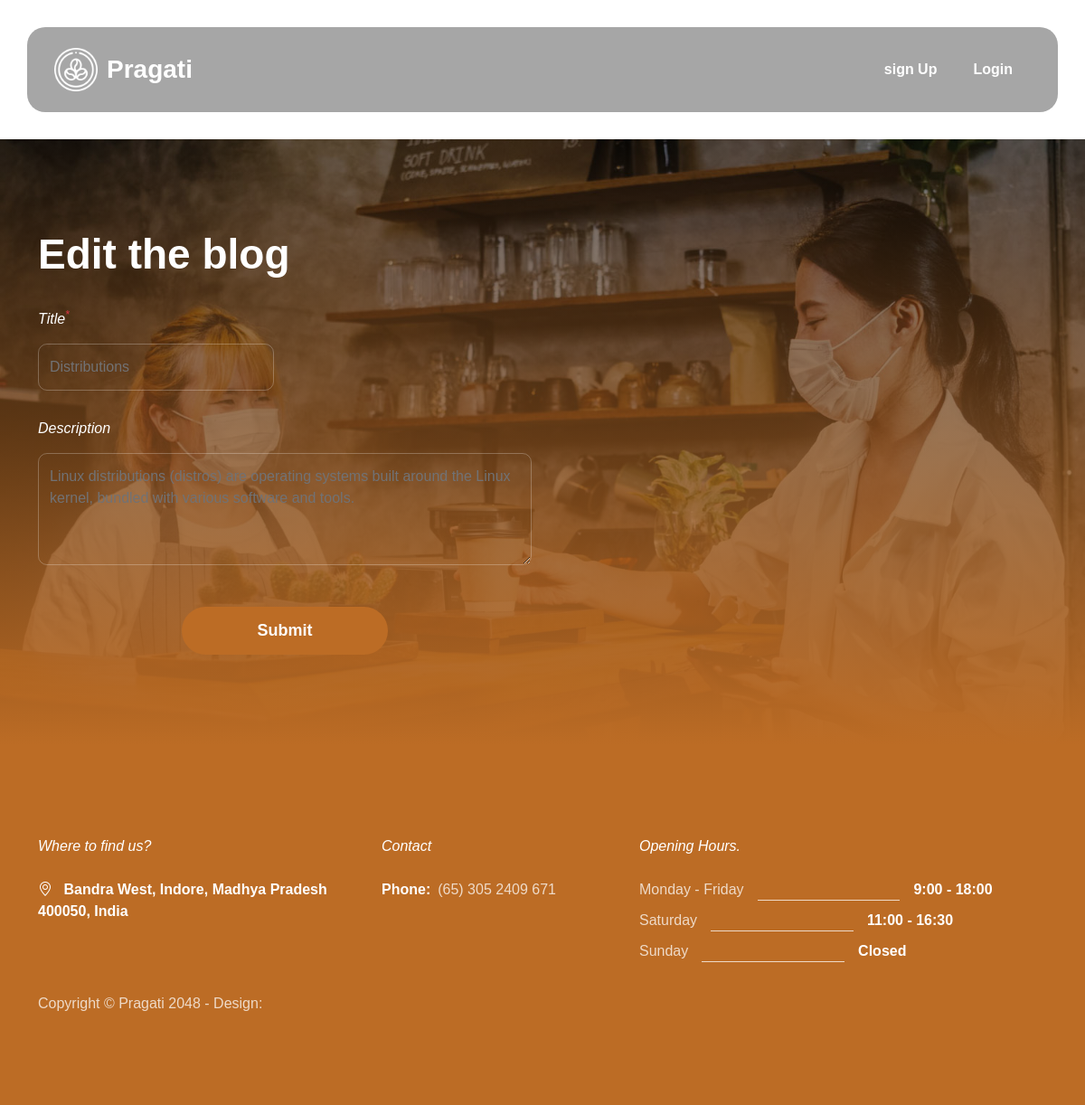
The app's page /edit/4 with its own data.
### blog/models.py (models this page shows, shortened)
class Blog(models.Model):
    i=[("Draft","draft"),("Published","Published")]
    title=models.CharField(max_length=100)
    author=models.ForeignKey(User,on_delete=models.CASCADE)
    description=models.TextField()
    status=models.CharField(max_length=30,choices=i,default="draft")
    curr=models.DateTimeField(auto_now_add=True)
    up_date=models.DateTimeField(auto_now=True)

### blog/views.py (the view)
# urls.py: path("edit/<id>",views.editblog,name="edit"),
def editblog(request,id):
    i=get_object_or_404(Blog,id=id)
    if request.method=="POST":
       f=editform(request.POST,instance=i)
       if f.is_valid():
        p=f.save()
        return redirect("blog:home")
       return HttpResponse("hello")
    else:
        f=editform(instance=i)
    return render(request,"edit.html",{"i":i})

### blog/templates/edit.html (shortened to what this page needs)
{% extends "base.html" %}
{% load static %}
{% block content %}
<section class="contact-section section-padding" id="section_5">
    <div class="container">
        <div class="row">
            <div class="col-lg-12 col-12">
                <h2 class="text-white mb-4 pb-lg-2">Edit the blog</h2>
            </div>
            <div class="col-lg-6 col-12">
                <form action="" method="POST" class="custom-form contact-form" role="form">
                <div class="row">
                    <div class="col-lg-6 col-12">
                        <label for="title" class="form-label">Title<sup class="text-danger">*</sup></label>
                        <input type="text" name="title" id="title" class="form-control"  required="" value="{{i.title}}">
                    </div>
                    <div class="col-12">
                        <label for="description" class="form-label">Description</label>
                        <textarea name="description" rows="4" class="form-control" id="description"  required="" >{{i.description}}</textarea>
                    </div>
                </div>
                <div class="col-lg-5 col-12 mx-auto mt-3">
                    <button type="submit" class="form-control">Submit</button>
                </div>
            </form>
            </div>
        </div>
    </div>
</section>
{% endblock %}

### static/css/tooplate-barista.css (style rules this page uses)
:root { --white-color: #ffffff; --primary-color: #BC6C25; --secondary-color: #DDA15E; --section-bg-color: #b78752; --custom-btn-bg-color: #BC6C25; --custom-btn-bg-hover-color: #DDA15E; --dark-color: #000000; --p-color: #717275; --border-color: #7fffd4; --link-hover-color: #E76F51; --body-font-family: 'Plus Jakarta Sans', sans-serif; --h1-font-size: 68px; --h2-font-size: 46px; --h3-font-size: 32px; --h4-font-size: 28px; --h5-font-size: 24px; --h6-font-size: 22px; --p-font-size: 20px; --btn-font-size: 16px; --form-btn-font-size: 18px; --menu-font-size: 16px; --border-radius-large: 100px; --border-radius-medium: 20px; --border-radius-small: 10px; --font-weight-thin: 200; --font-weight-light: 300; --font-weight-normal: 400; --font-weight-bold: 700; }
body { background-color: var(--white-color); font-family: var(--body-font-family); }
h2, h3, h4, h5, h6 { color: var(--dark-color); }
h1, h2, h3, h4, h5, h6 { font-weight: var(--font-weight-bold); }
h2 { font-size: var(--h2-font-size); }
a, button { touch-action: manipulation; transition: all 0.3s; }
.section-padding { padding-top: 100px; padding-bottom: 100px; }
.contact-section { background-image: linear-gradient(to bottom, rgba(0, 0, 0, 0.45), rgba(188, 108, 37, 1)), url('../images/young-female-barista-wear-face-mask-serving-take-away-hot-coffee-paper-cup-consumer-cafe.jpg'); background-repeat: no-repeat; background-position: center; background-size: cover; }
.custom-form .form-control { color: var(--p-color); border-radius: var(--border-radius-small); margin-bottom: 30px; padding-top: 13px; padding-bottom: 13px; box-shadow: none; outline: none; transition: all 0.3s; }
.custom-form .form-label { color: var(--white-color); font-style: italic; margin-bottom: 15px; }
.custom-form button[type="submit"] { background: var(--custom-btn-bg-color); border: none; border-radius: var(--border-radius-large); color: var(--white-color); font-size: var(--form-btn-font-size); font-weight: var(--font-weight-bold); transition: all 0.3s; margin-bottom: 0; }
.contact-form .form-control, .booking-form .form-control { background-color: transparent; border-color: rgba(255, 255, 255, 0.25); }

### records on screen
Blog: title "Distributions", description "Linux distributions (distros) are operating systems built around the Linux kernel, bundled with various software and tools."
